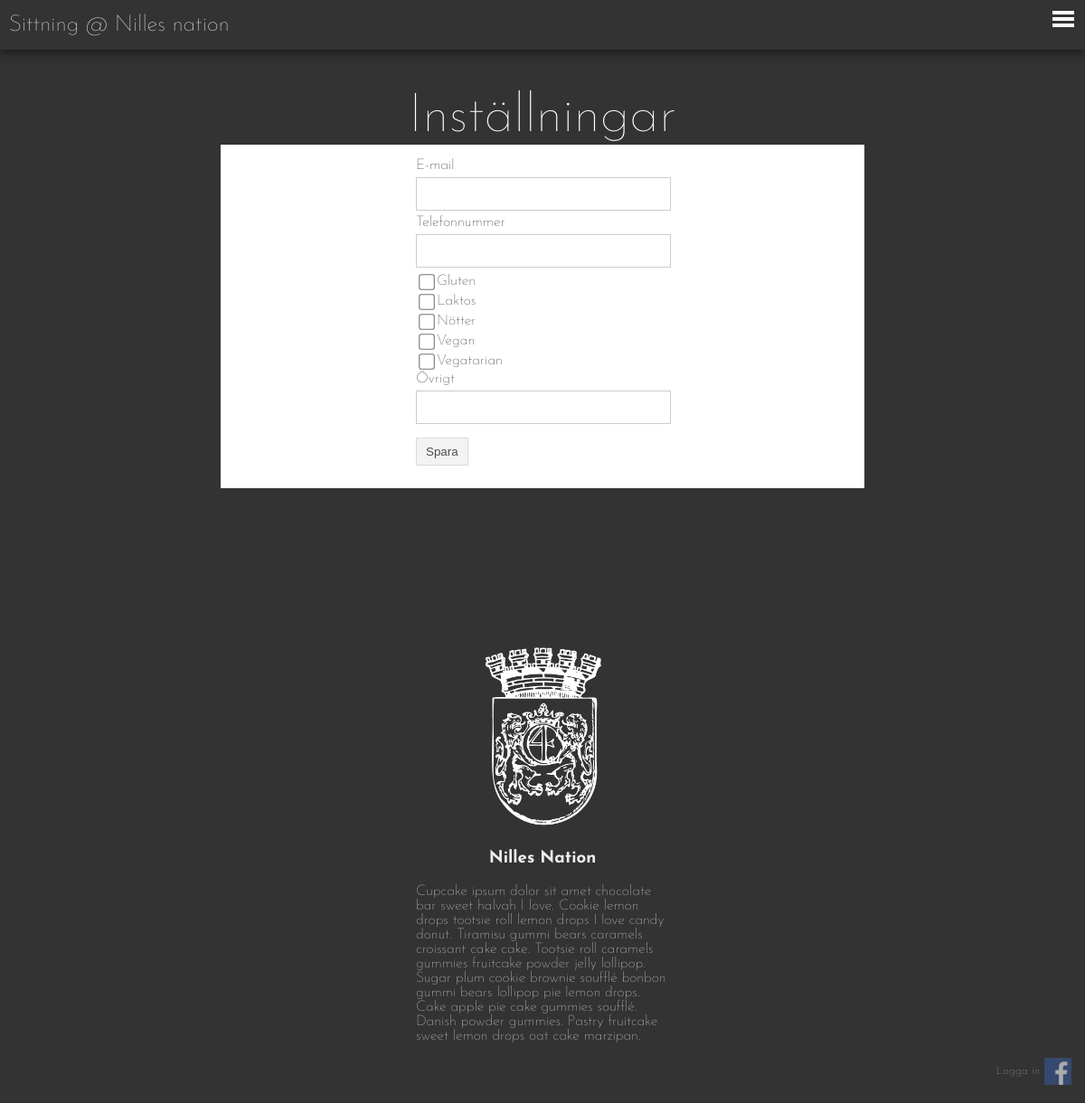
The page /settings.php on the database its author committed.
### tables this page shows
create table foodpref (
	foodPref		varchar(20),
	primary key(foodPref)
);

create table restaurant (
    name			varchar(30),
	nickname		varchar(30),
	email	    	varchar(30),
    telephone       varchar(20),
	homepage        varchar(50),
    hours	    	tinytext,
    address         varchar(50),
	deposit 		integer,
	price   		integer,
	size   			integer,
	summary 		tinytext,
	primary key(name)
);

### db/dbHandler.php (called while the page is built, shortened)
<?php
	require_once 'database.php';
	require_once 'dataConverter.php';
	class DatabaseHandler extends DataConverter {
		private $db;
		public function __construct() {
			$this->db = new Database(DB_SERVER, DB_USERNAME, DB_PASSWORD, DB_DATABASE);
		}
		public function connect(){
			$this->db->openConnection();
		}
		public function disconnect(){
			$this->db->closeConnection();
		}
		public function getRestaurant($name){
			$sql = "SELECT * FROM restaurant WHERE name=?";
			$result = $this->db->executeQuery($sql, array($name));
			return $this->arrToRes($result[0]);
		}
		public function getallfoodpref() {
			$sql = "select * from foodpref";
			$result = $this->db->executequery($sql, array());
			return $result;
		}
	}
?>

### db/database.php (called while the page is built, shortened)
<?php
class Database {
  private $host;
  private $userName;
  private $password;
  private $database;
  private $conn;
  public function __construct($host, $userName, $password, $database) {
    $this->host = $host;
    $this->userName = $userName;
    $this->password = $password;
    $this->database = $database;
  }
  public function openConnection() {
    try {
      $this->conn = new PDO("mysql:host=$this->host;dbname=$this->database",
        $this->userName,  $this->password,
        array(PDO::MYSQL_ATTR_INIT_COMMAND => "SET NAMES utf8"));
      $this->conn->setAttribute(PDO::ATTR_ERRMODE, PDO::ERRMODE_EXCEPTION);
    } catch (PDOException $e) {
      $error = "Connection error: " . $e->getMessage();
      print $error . "<p>";
      unset($this->conn);
      return false;
    }
    return true;
  }
  public function closeConnection() {
    $this->conn = null;
  }
  public function isConnected() {
    return isset($this->conn);
  }
  public function executeQuery($query, $param = null) {
    try {
      $stmt = $this->conn->prepare($query);
      $stmt->execute($param);
      $result = $stmt->fetchAll();
    } catch (PDOException $e) {
      $error = "*** Internal error: " . $e->getMessage() . "<p>" . $query;
      die($error);
    }
    return $result;
  }
}
?>

### loginCheck.php (called while the page is built, shortened)
<?php
	require_once 'db/dbHandler.php';
	$loggedIn = false;
	$resName = 'Nilles nation';
	$dbHandler = new DatabaseHandler();
	$restaurant = $dbHandler->getRestaurant($resName);
?>

### db/dataConverter.php (called while the page is built, shortened)
<?php
class DataConverter{
	 function arrToRes($arr){
		return (object) [
			'name' => $arr[0],
			'email' => $arr[1],
			'telephone' => $arr[2],
			'homepage' => $arr[3],
			'openhours' => $arr[4],
			'address' => $arr[5],
			'deposit' => $arr[6],
			'price' => $arr[7],
			'size' => $arr[8],
			'summary' => $arr[9]
		];
	}
}
?>

### settings.php (the view, shortened to what this page needs)
<?php
	require_once 'header.php';
	$dbHandler = new DatabaseHandler();
	$foodPref = $dbHandler->getAllFoodpref();
?>
<div class="content">
	<div class="title">
		Inställningar
	</div>
	<div class="userSettings">
		<form action="scripts.php" method="POST">
			<div style="max-width: 280px; margin: auto;">
				<div class="category">
					E-mail <input type="text" name="email" value="<?php echo $user[3]; ?>">
				</div>
				<div class="category">
					Telefonnummer <input type="text" name="phone" value="<?php echo $user[4]; ?>">
				</div>
				<div class="category">
					<?php
					foreach ($foodPref as $key => $fp) {
						$checked = '';
						echo '<input type="checkbox" name="foodpref[]" value="' . $fp[0] . '" ' . $checked . ' >' . $fp[0] . '<br />';
					}
					?>
				</div>
				<div class="category">
					Övrigt <input type="text" name="other" value="<?php echo $user[5]; ?>">
				</div>
				<input class="category" type="submit" value="Spara" name="updateSettings" />
			</div>
		</form>
	</div>
</div>
<?php include 'footer.php'; ?>

### footer.php (shortened to what this page needs)
	<?php if ($loggedIn): ?>
		<div class="fb-login">
            <a href="facebook-login/logout.php">
			<img src="https://graph.facebook.com/<?php echo $fbid; ?>/picture" />
			<span><?php echo $fbFullname; ?></span>
			<br />
            Logga ut</a>
		</div>
	<?php else : ?>
		<div class="fb-login">
			<img src="images/FB-logga.png" />
			<span class="login">Logga in</span>
		</div>
	<?php endif; ?>
    <footer>
        <div class="logocontainer">
        </div>
        <h3>Nilles Nation</h3>
        <div class="infocontainer">
            <p>Cupcake ipsum dolor sit amet chocolate bar sweet halvah I love. Cookie lemon drops tootsie roll lemon drops I love candy donut. Tiramisu gummi bears caramels croissant cake cake. Tootsie roll caramels gummies fruitcake powder jelly lollipop.
Sugar plum cookie brownie soufflé bonbon gummi bears lollipop pie lemon drops. Cake apple pie cake gummies soufflé. Danish powder gummies. Pastry fruitcake sweet lemon drops oat cake marzipan.</p>
        </div>
    </footer>
	<div class="header">
		<a href="index.php">Sittning @ <?php echo $restaurant->name; ?></a>
		<button class="header-button" id="open-button" onclick="toggleSide()">Open Menu</button>
	</div>
	</body>
</html>

### css/main.css (style rules this page uses)
body { margin: 0; padding: 0; font-family: 'Josefin Sans', sans-serif; font-weight: 100; background-color: #333; background-size: cover; background-position: 50% 50%; background-repeat: no-repeat; background-attachment: fixed; background-image: url("../images/table.jpg"); min-height: 100vw; min-height: 100vh; }
body .content { margin-top: 100px; max-width: 712px; width: 90%; margin-left: auto; margin-right: auto; padding-bottom: 50px; }
body .content .title, body .content h2 { width: 90%; margin: 0 auto; text-align: center; font-size: 60px; color: white; font-weight: 100; }
body .content input[type=submit], body .content .formcancel { display: block; text-align: center; opacity: 0.7; -webkit-transition: all 0.3s ease-in-out; -moz-transition: all 0.3s ease-in-out; -o-transition: all 0.3s ease-in-out; transition: all 0.3s ease-in-out; border: 1px solid white; cursor: pointer; display: inline-block; margin: 10px 0; padding: 7px 10px; border: 1px solid #ccc; }
body .content input[type=checkbox] { width: 16px; height: 16px; vertical-align: middle; transform: scale(1.1); cursor: pointer; }
body .content input[type=email], body .content input[type=password], body .content input[type=text], body .content input[type=tel], body .content input[type=number], body .content textarea { display: block; outline: none; -webkit-transition: all 0.3s ease-in-out; -moz-transition: all 0.3s ease-in-out; -o-transition: all 0.3s ease-in-out; transition: all 0.3s ease-in-out; border: 1px solid #ccc; margin: 5px 0px; padding: 10px 15px; width: 100%; max-width: 250px; }
body .header { height: 55px; width: 100%; position: fixed; top: 0; background-color: #333; -moz-box-shadow: 0px 4px 10px rgba(0, 0, 0, 0.5); -webkit-box-shadow: 0px 4px 10px rgba(0, 0, 0, 0.5); box-shadow: 0px 4px 10px rgba(0, 0, 0, 0.5); }
body .header a { color: white; font-size: 25px; line-height: 55px; text-decoration: none; display: inline-block; margin-left: 10px; }
body .header .header-button { position: fixed; z-index: 9000; right: 0px; top: 0px; padding: 0; width: 2.5em; height: 2.25em; border: none; text-indent: 2.5em; font-size: 1.5em; color: transparent; background: transparent; outline: none; -webkit-transition: all 0.3s ease-in-out; -moz-transition: all 0.3s ease-in-out; -o-transition: all 0.3s ease-in-out; transition: all 0.3s ease-in-out; }
body .header .header-button::before { position: absolute; top: 0.5em; right: 0.5em; bottom: 1.0em; left: 1.0em; background: linear-gradient(#FFFFFF 20%, transparent 20%, transparent 40%, #FFFFFF 40%, #FFFFFF 60%, transparent 60%, transparent 80%, #FFFFFF 80%); content: ''; }
body footer { background-color: #333; padding: 50px; color: #eee; margin-top: 50px; }
body footer .logocontainer { width: 200px; height: 200px; margin: 25px auto; background-image: url("../images/vitlogga.gif"); background-size: contain; background-repeat: no-repeat; background-position: 50% 50%; }
body footer h3 { text-align: center; }
body footer .infocontainer { max-width: 280px; margin: auto; }
body .fb-login { height: 30px; position: fixed; display: block; bottom: 20px; right: 50px; opacity: 0.6; -webkit-transition: all 0.3s ease-in-out; -moz-transition: all 0.3s ease-in-out; -o-transition: all 0.3s ease-in-out; transition: all 0.3s ease-in-out; font-size: 13px; text-align: right; }
body .fb-login img { position: absolute; right: -35px; top: 0; width: 30px; height: 30px; vertical-align: middle; }
body .fb-login span { color: white; }
body .fb-login span.login { line-height: 30px; }
body .userSettings { position: relative; display: block; background-color: white; width: 100%; min-height: 200px; padding: 15px 25px; box-sizing: border-box; }

### rows shown on the page
foodpref: foodPref "Gluten"
foodpref: foodPref "Laktos"
foodpref: foodPref "Nötter"
foodpref: foodPref "Vegan"
foodpref: foodPref "Vegatarian"
restaurant: name "Nilles nation"
